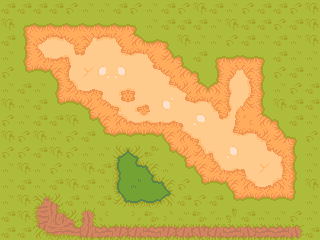

Tiled map render using the project's own tile images. Description and the whole map definition, tile-layer contents included, below:
An orthogonal 20x15 tile map with 16x16 px tiles, 1 tile layer (ground), 3 tilesets and 8 objects (4x Enemy, Door).

<map version="1.10" tiledversion="1.11.2" orientation="orthogonal" renderorder="right-down" width="20" height="15" tilewidth="16" tileheight="16" infinite="0" nextlayerid="4" nextobjectid="14">
 <tileset firstgid="1" source="tilesets/TilesetFloor.tsx" />
 <tileset firstgid="573" source="tilesets/buildings_x.tsx" />
 <tileset firstgid="577" source="tilesets/skeleton.tsx" />
 <layer id="1" name="ground" width="20" height="15" locked="1">
  <data encoding="csv">
268,268,245,245,267,269,246,268,267,269,245,267,266,245,246,267,245,268,267,266,
266,2147483937,536871199,536871199,536871199,536871199,536871199,536871199,289,269,268,268,245,246,266,245,245,267,268,266,
245,287,3221225519,2147483650,1073741871,1073741869,2,1610612783,536871200,2684354847,289,266,246,269,267,268,246,268,269,266,
269,1073742111,2684354607,1610612759,1073741856,2684354589,2147483672,50,1610612761,1610612783,3221225760,3758096673,268,2147483937,2684354847,536871199,289,268,246,246,
267,536871201,3758096671,288,3758096430,2147483737,3758096474,1610612826,2684354584,3221225501,1073741871,536871200,3758096673,287,3758096431,3221225517,3221225759,267,268,246,
269,245,269,1073742111,1610612737,46,2684354588,3758096435,3221225522,2684354584,50,536870957,536871200,2684354848,3221225497,2684354562,3221225759,246,267,245,
266,269,268,536871201,3758096671,3758096672,2147483695,1610612768,3758096416,3758096413,2684354650,1610612764,1610612761,3,3221225524,2147483693,3221225759,266,245,268,
267,269,268,245,266,536871201,288,1073741825,3758096433,536870964,1610612759,29,1073741914,536870941,1610612808,1610612851,536871200,3758096673,268,269,
266,267,266,269,267,245,3221225761,1610613023,1610613023,3758096671,288,536870915,1610612787,24,50,1610612761,2147483649,3221225760,289,267,
267,267,245,266,267,269,269,1610613038,3758096686,3221225740,536871201,3758096672,1610612737,1073741875,1610612826,2147483672,536870941,1073741871,3221225759,269,
246,266,269,267,246,266,245,3221225773,3221225775,302,269,536871201,288,3221225475,2684354585,2147483676,2147483737,25,3221225759,246,
269,245,246,268,266,245,269,2147483949,280,3221225775,302,267,536871201,3758096671,288,536870915,46,3221225473,2147483935,266,
246,266,1073742023,3758096541,245,246,245,3221225774,2684354861,2684354861,2684354862,245,267,268,536871201,1610613023,1610613023,1610613023,2684354849,246,
245,266,3221225651,2684354765,2147483803,3758096607,536871158,3758096649,2684354806,2147483893,3758096653,3221225741,2147483916,2147483917,3758096652,268,269,269,267,246,
268,268,536871069,1073741980,226,1610612983,2147483870,2684354740,1610612916,222,2684354740,1610612916,536871092,1610612916,2147483870,3758096564,2147483870,2147483870,3758096542,268
</data>
 </layer>
 <objectgroup id="3" name="buildings" locked="1">
  <object id="1" gid="574" x="17.8352" y="198.514" width="64" height="49" />
  <object id="8" gid="576" x="226.983" y="71.6423" width="28" height="32" />
  <object id="9" gid="576" x="283.826" y="231.764" width="28" height="32" />
 </objectgroup>
 <objectgroup id="2" name="game">
  <object id="7" type="Door" x="34.3119" y="183.473" width="14.5349" height="15.0114">
   <properties>
    <property name="goto" type="file" value="home.tmx" />
   </properties>
  </object>
  <object id="10" type="Enemy" gid="577" x="234.985" y="105.674" width="16" height="16">
   <properties>
    <property name="follows_player" type="bool" value="true" />
   </properties>
  </object>
  <object id="11" type="Enemy" gid="577" x="186.148" y="58.8386" width="16" height="16">
   <properties>
    <property name="follows_player" type="bool" value="true" />
   </properties>
  </object>
  <object id="12" type="Enemy" gid="577" x="285.023" y="42.4262" width="16" height="16">
   <properties>
    <property name="follows_player" type="bool" value="true" />
   </properties>
  </object>
  <object id="13" type="Enemy" gid="577" x="223.376" y="27.2146" width="16" height="16">
   <properties>
    <property name="follows_player" type="bool" value="true" />
   </properties>
  </object>
 </objectgroup>
</map>
